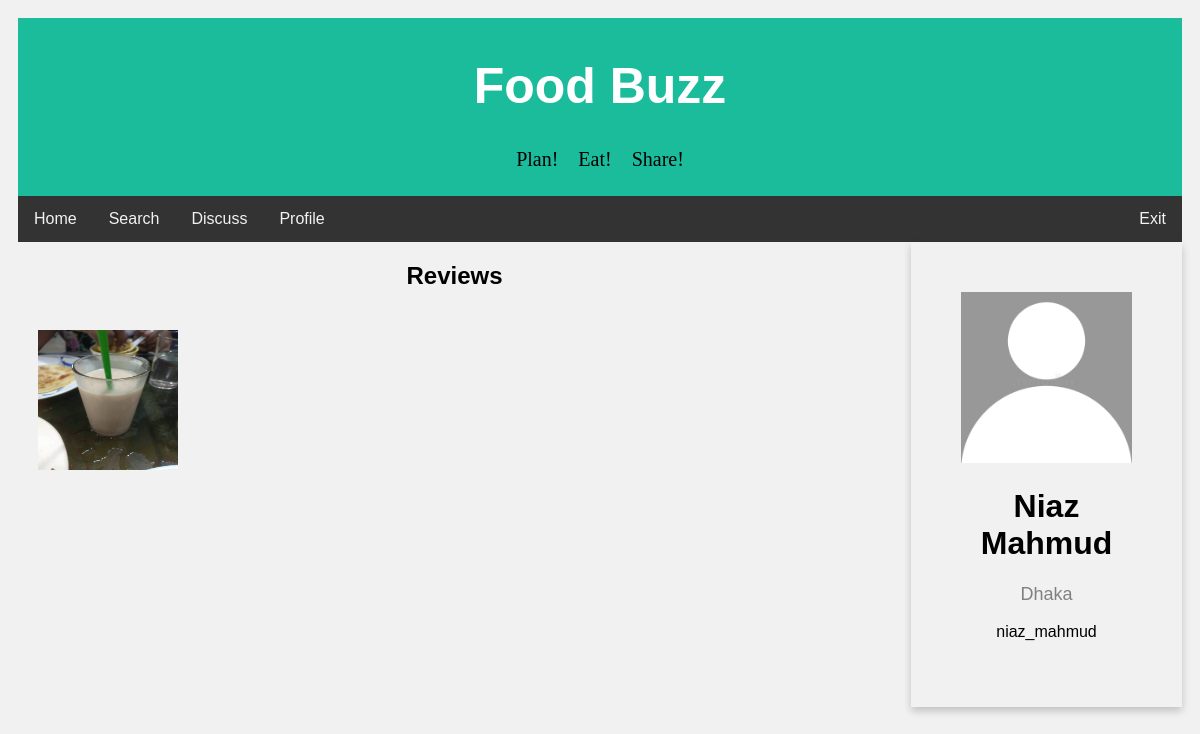
Page /foodbuzz/profile.php?profileId=5 (signed in) on the committed database.
### tables this page shows
CREATE TABLE `review` (
  `review_id` int(20) NOT NULL,
  `user_id` int(11) NOT NULL,
  `item_name` varchar(50) NOT NULL,
  `restaurant` varchar(50) NOT NULL,
  `district` varchar(50) NOT NULL,
  `rating` int(3) NOT NULL,
  `price` int(10) NOT NULL,
  `meal_type` varchar(20) NOT NULL,
  `cuisine` varchar(20) NOT NULL,
  `description` text NOT NULL,
  `upvote` int(100) NOT NULL,
  `downvote` int(100) NOT NULL,
  `edit_count` int(5) NOT NULL,
  `review_time` datetime DEFAULT NULL,
  `img_url` text NOT NULL
);

CREATE TABLE `users` (
  `id` int(11) NOT NULL,
  `first_name` varchar(25) NOT NULL,
  `last_name` varchar(25) NOT NULL,
  `username` varchar(50) NOT NULL,
  `email` varchar(100) NOT NULL,
  `password` varchar(256) NOT NULL,
  `signup_date` date NOT NULL,
  `profile_pic` varchar(156) NOT NULL,
  `district` varchar(100) NOT NULL,
  `list_count` int(11) NOT NULL
);

### foodbuzz/profile.php (the view, shortened to what this page needs)
<?php
    require 'config/config.php';
    if(isset($_SESSION['username'])){
        $userLoggedIn = $_SESSION['username'];
        $user_details_query = mysqli_query($con, "SELECT * FROM users WHERE username='$userLoggedIn'");
        $user = mysqli_fetch_array($user_details_query);
    }
    else {
        header("Location: index.php");
    }
    $profileId = $_GET['profileId'];
    if($profileId == $user['id']) {
        $wanted_profile = $user;
    }
    else {
        $profile_details_query = mysqli_query($con, "SELECT * FROM users WHERE id='$profileId'");
        $wanted_profile = mysqli_fetch_array($profile_details_query);
    }
?>
<!DOCTYPE html>
<html>
<head>
<link rel="stylesheet" href="css/profile.css">
</head>
<body>
<div class="header">
  <h1>Food Buzz</h1>
  <pre style= "font-family:verdana; font-size: 20px;">Plan!    Eat!    Share!</pre>
</div>
<div class="topnav" id="navbar">
  <a href="home.php">Home</a>
  <a href="search.php">Search</a>
  <a href="discuss.php">Discuss</a>
  <a href="profile.php?profileId=<?php echo$user['id']; ?>">Profile</a>
  <a href="handlers/logout.php" style="float:right">Exit</a>
</div>
<div class="row">
    <div class = "leftcolumn">
        <h2 style="text-align:center;">Reviews</h2>
        <div class="div_gallery clearfix">
        <?php
            $wanted_profile_id = $wanted_profile['id'];
            $review_query = mysqli_query($con, "SELECT * FROM review WHERE user_id='$wanted_profile_id' ORDER BY review_id DESC");
            while($review_list = mysqli_fetch_array($review_query)) {
        ?>
            <a href="full_review.php?review_id=<?php echo $review_list['review_id']; ?>"><img class="img_gallery" src="uploads/<?php echo$review_list['img_url']; ?>" width="170" height="170"></a>
        <?php } ?>
        </div>
    </div>
    <div class="rightcolumn">
        <div class="card">
        <img src="<?php echo$wanted_profile['profile_pic']?>" style="width:100%">
        <h1><?php echo$wanted_profile['first_name']." ".$wanted_profile['last_name'];?></h1>
        <p class="title"><?php echo$wanted_profile['district']; ?></p>
        <p><?php echo$wanted_profile['username'] ?></p>
        </div>
    </div>
</div>
</body>
</html>

### foodbuzz/css/profile.css (style rules this page uses)
* { box-sizing: border-box; }
body { font-family: Arial; padding: 10px; background: #f1f1f1; }
.header { padding: 5px; text-align: center; background: #1abc9c; }
.header h1 { font-size: 50px; color: white; }
.topnav { overflow: hidden; background-color: #333; }
.topnav a { float: left; display: block; color: #f2f2f2; text-align: center; padding: 14px 16px; text-decoration: none; }
.leftcolumn { float: left; width: 75%; }
.rightcolumn { float: left; width: 25%; background-color: #f1f1f1; padding-left: 20px; }
.row:after { content: ""; display: table; clear: both; }
.card { box-shadow: 0 4px 8px 0 rgba(0, 0, 0, 0.2); max-width: 300px; padding: 50px; margin: auto; text-align: center; font-family: arial; }
.title { color: grey; font-size: 18px; }
a { text-decoration: none; color: black; }
.div_gallery { border: 3px; padding: 5px; }
.img_gallery { float: left; padding: 15px; }
.clearfix { overflow: auto; }

### rows in the picture
review: img_url (picture)
users: profile_pic (picture), first_name "Niaz", last_name "Mahmud", district "Dhaka", username "niaz_mahmud"
